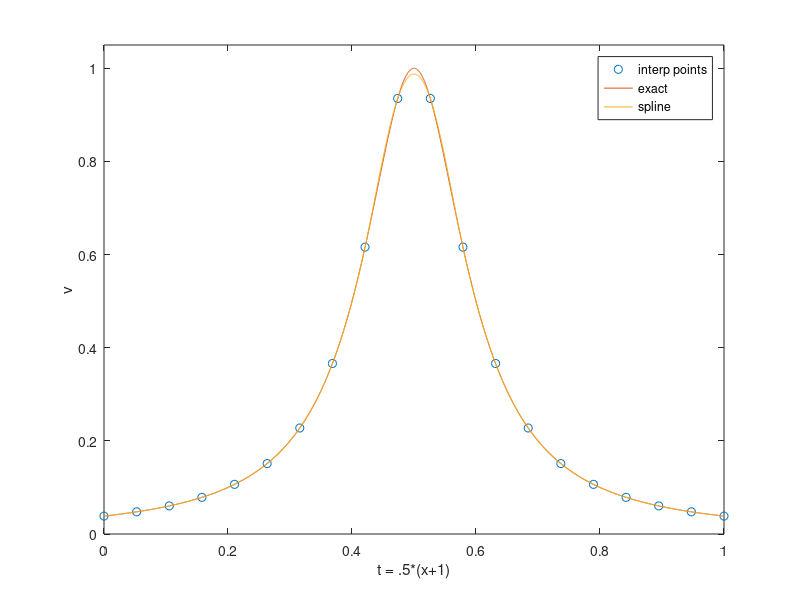

The MATLAB source for this figure:
% Example 11.5 -- Figure 11.4 : spline interpolation of Runge example

clear all
clf
h = 2/19;
xx = -1:h:1;
yy=1 ./(1+25*xx.^2);

x = -1:.001:1;
tt = .5*(xx+1);
t = .5*(x+1);

u = 1 ./(1+25*x.^2);
y = spline(tt,yy,t);

plot(tt,yy,'o',t,u,t,y)
hold on
xlabel('t = .5*(x+1)')
ylabel('v')
legend('interp points','exact','spline') 
axis([0 1 0 1.05])

max(abs(u-y))